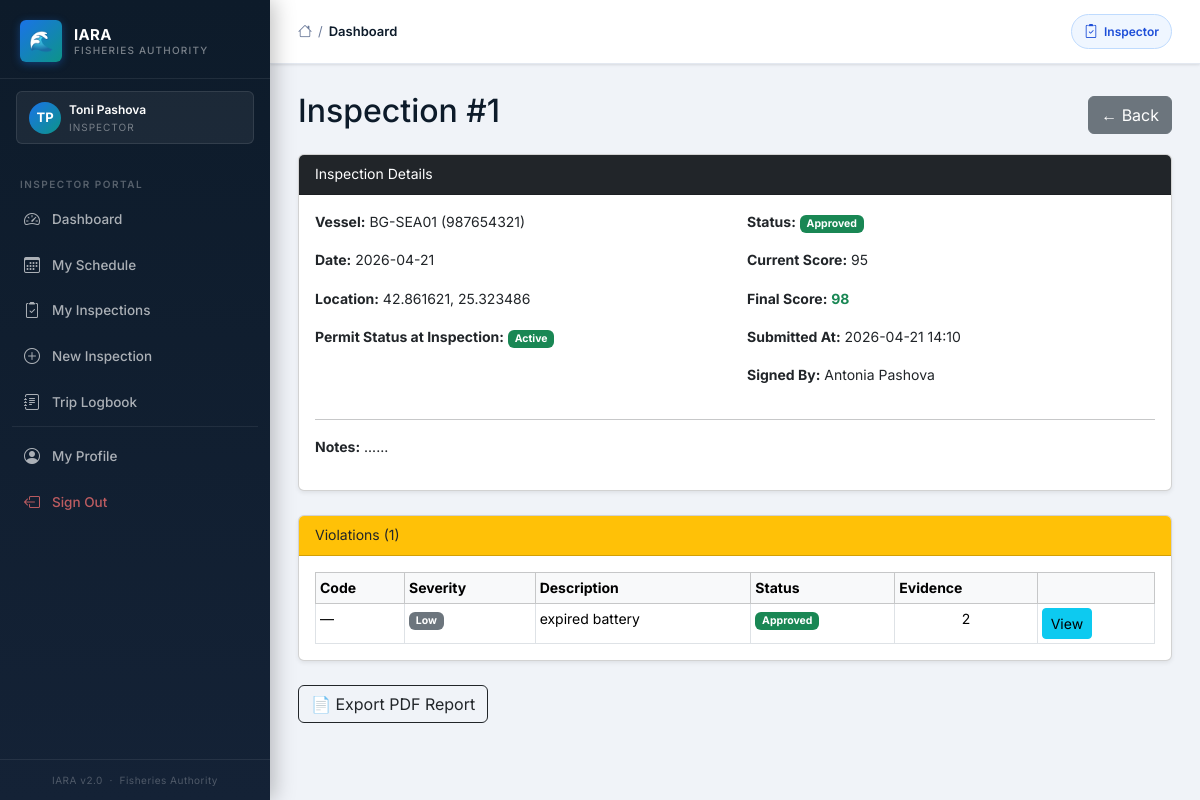
Page /inspections/1 (signed in) on the committed database.
### iara_app/models.py (models this page shows, shortened)
class User(UserMixin, db.Model):
    __tablename__ = "users"
    id = db.Column(db.Integer, primary_key=True)
    first_name = db.Column(db.String(50), nullable=False)
    last_name = db.Column(db.String(50), nullable=False)
    email = db.Column(db.String(120), unique=True, nullable=False)
    phone = db.Column(db.String(20), nullable=False)
    role = db.Column(db.String(50), nullable=False)
    password_hash = db.Column(db.String(128), nullable=False)
    vessel_registration = db.Column(db.String(50))
    fishing_permit_number = db.Column(db.String(50))
    inspector_id = db.Column(db.Integer, db.ForeignKey("users.id"), nullable=True)
    id_number = db.Column(db.String(50))
    age_category = db.Column(db.String(20))
    created_at = db.Column(db.DateTime, default=datetime.utcnow)
    is_active = db.Column(db.Boolean, default=True)
    reset_token       = db.Column(db.String(100), nullable=True)
    reset_token_expiry = db.Column(db.DateTime, nullable=True)
    failed_logins   = db.Column(db.Integer, default=0)
    locked_until    = db.Column(db.DateTime, nullable=True)
    inspections = db.relationship("Inspection", foreign_keys="Inspection.inspector_id", backref="inspector", lazy=True)
    scheduled_inspections = db.relationship("ScheduledInspection", foreign_keys="ScheduledInspection.inspector_id", backref="assigned_inspector", lazy=True)
    created_scheduled_inspections = db.relationship("ScheduledInspection", foreign_keys="ScheduledInspection.created_by_id", backref="created_by_user", lazy=True)
    audit_logs = db.relationship("AuditLog", foreign_keys="AuditLog.user_id", backref="user", lazy=True)

class Inspection(db.Model):
    __tablename__ = "inspection"
    id = db.Column(db.Integer, primary_key=True)
    vessel_id = db.Column(db.Integer, db.ForeignKey("vessel.id"), nullable=False)
    inspector_id = db.Column(db.Integer, db.ForeignKey("users.id"), nullable=False)
    date = db.Column(db.Date)
    location = db.Column(db.String(255))
    notes = db.Column(db.Text)
    permit_status_snapshot = db.Column(db.String(50))
    score = db.Column(db.Integer, default=100)
    final_score = db.Column(db.Integer)
    status = db.Column(db.String(20), default="draft")
    inspector_signature = db.Column(db.String(255))
    submitted_at = db.Column(db.DateTime)
    approved_at = db.Column(db.DateTime)
    rejected_at = db.Column(db.DateTime)
    violations = db.relationship("Violation", backref="inspection", lazy=True,
                                  cascade="all, delete-orphan")

class Vessel(db.Model):
    __tablename__ = "vessel"
    id = db.Column(db.Integer, primary_key=True)
    international_number = db.Column(db.String(50), nullable=False, unique=True)
    call_sign            = db.Column(db.String(50), nullable=False)
    marking              = db.Column(db.String(50), nullable=False)
    name_bg = db.Column(db.String(150))
    name_en = db.Column(db.String(150))
    port_registration = db.Column(db.String(100))
    registration_date = db.Column(db.Date)
    status = db.Column(db.String(20), nullable=False, default=VesselStatus.ACTIVE.value)
    length        = db.Column(db.Float, nullable=False)
    width         = db.Column(db.Float, nullable=False)
    gross_tonnage = db.Column(db.Float)
    engine_power  = db.Column(db.Integer, nullable=False)
    owner_name   = db.Column(db.String(100), nullable=False)
    owner_egn    = db.Column(db.String(20))
    captain_name = db.Column(db.String(100), nullable=False)
    created_at = db.Column(db.DateTime, default=datetime.utcnow)
    permits              = db.relationship("Permit", backref="vessel", lazy=True)
    inspections          = db.relationship("Inspection", backref="vessel", lazy=True)
    scheduled_inspections = db.relationship("ScheduledInspection", backref="vessel", lazy=True)
    documents            = db.relationship("VesselDocument", backref="vessel", lazy=True, cascade="all, delete-orphan")
    photos               = db.relationship("VesselPhoto", backref="vessel", lazy=True, cascade="all, delete-orphan")
    ownership_history    = db.relationship("VesselOwnershipHistory", backref="vessel", lazy=True, cascade="all, delete-orphan")
    fishing_trips        = db.relationship("FishingTrip", backref="vessel", lazy=True)

class Violation(db.Model):
    __tablename__ = "violation"
    id = db.Column(db.Integer, primary_key=True)
    inspection_id = db.Column(
        db.Integer,
        db.ForeignKey("inspection.id"),
        nullable=False
    )
    violation_code_id = db.Column(
        db.Integer,
        db.ForeignKey("violation_codes.id")
    )
    severity = db.Column(db.String(20))
    description = db.Column(db.Text)
    created_at = db.Column(db.DateTime, default=datetime.utcnow)
    status = db.Column(db.String(20), default="open")
    resolution_notes = db.Column(db.Text)
    resolved_at = db.Column(db.DateTime)
    evidence = db.relationship("Evidence", backref="violation", lazy=True,
                                cascade="all, delete-orphan")

### iara_app/routes/inspector.py (the view)
@bp.route("/inspections/<int:inspection_id>")
@login_required
def inspection_details(inspection_id):
    if current_user.role not in ["inspector", "administrator"]:
        abort(403)
    if not current_user.is_active:
        abort(403)
    inspection = db.get_or_404(Inspection, inspection_id)
    if current_user.role == "inspector" and inspection.inspector_id != current_user.id:
        abort(403)
    return render_template("inspections/details.html", inspection=inspection)

### iara_app/__init__.py (called while the page is built)
def create_app():
    app = Flask(__name__)
    app.config.from_object(Config)
    db.init_app(app)
    login_manager.init_app(app)
    migrate.init_app(app, db)
    csrf.init_app(app)
    from .models import User
    @login_manager.user_loader
    def load_user(user_id):
        user = db.session.get(User, int(user_id))   # SQLAlchemy 2.x style
        if user is None:
            return None
        if not user.is_active:
            return None
        return user
    from .routes import register_blueprints
    register_blueprints(app)
    scheduler.init_app(app)
    scheduler.start()
    scheduler.add_job(
        id="expire_permits_daily",
        func=expire_old_permits,
        trigger="interval",
        days=1
    )
    return app

### iara_app/templates/inspections/details.html (shortened to what this page needs)
{% extends "layout/base.html" %}
{% block content %}
<div class="d-flex justify-content-between align-items-center mb-3">
    <h2>Inspection #{{ inspection.id }}</h2>
    <a href="{{ url_for('inspector.inspections_list') }}" class="btn btn-secondary">← Back</a>
</div>
<div class="card mb-4 shadow-sm">
    <div class="card-header bg-dark text-white">Inspection Details</div>
    <div class="card-body">
        <div class="row">
            <div class="col-md-6">
                <p><strong>Vessel:</strong> {{ inspection.vessel.call_sign }} ({{ inspection.vessel.international_number }})</p>
                <p><strong>Date:</strong> {{ inspection.date }}</p>
                <p><strong>Location:</strong> {{ inspection.location }}</p>
                <p><strong>Permit Status at Inspection:</strong>
                    {% if inspection.permit_status_snapshot == "Active" %}
                        <span class="badge bg-success">{{ inspection.permit_status_snapshot }}</span>
                    {% elif inspection.permit_status_snapshot == "Expired" %}
                        <span class="badge bg-danger">{{ inspection.permit_status_snapshot }}</span>
                    {% elif inspection.permit_status_snapshot == "No Permit" %}
                        <span class="badge bg-dark">No Permit</span>
                    {% else %}
                        <span class="badge bg-warning text-dark">{{ inspection.permit_status_snapshot }}</span>
                    {% endif %}
                </p>
            </div>
            <div class="col-md-6">
                <p><strong>Status:</strong>
                    {% if inspection.status == "draft" %}
                        <span class="badge bg-secondary">Draft</span>
                    {% elif inspection.status == "submitted" %}
                        <span class="badge bg-primary">Submitted</span>
                    {% elif inspection.status == "approved" %}
                        <span class="badge bg-success">Approved</span>
                    {% elif inspection.status == "rejected" %}
                        <span class="badge bg-danger">Rejected</span>
                    {% endif %}
                </p>
                <p><strong>Current Score:</strong> {{ inspection.score }}</p>
                {% if inspection.final_score is not none %}
                <p><strong>Final Score:</strong> <strong class="text-success">{{ inspection.final_score }}</strong></p>
                {% endif %}
                {% if inspection.submitted_at %}
                <p><strong>Submitted At:</strong> {{ inspection.submitted_at.strftime('%Y-%m-%d %H:%M') }}</p>
                {% endif %}
                {% if inspection.inspector_signature %}
                <p><strong>Signed By:</strong> {{ inspection.inspector_signature }}</p>
                {% endif %}
            </div>
        </div>
        {% if inspection.notes %}
        <hr>
        <p><strong>Notes:</strong> {{ inspection.notes }}</p>
        {% endif %}
    </div>
</div>
<div class="card mb-4 shadow-sm">
    <div class="card-header bg-warning text-dark d-flex justify-content-between align-items-center">
        <span>Violations ({{ inspection.violations | length }})</span>
    </div>
    <div class="card-body">
        {% if inspection.violations %}
        <table class="table table-sm table-bordered mb-0">
            <thead class="table-light">
                <tr>
                    <th>Code</th>
                    <th>Severity</th>
                    <th>Description</th>
                    <th>Status</th>
                    <th>Evidence</th>
                    <th></th>
                </tr>
            </thead>
            <tbody>
                {% for v in inspection.violations %}
                <tr>
                    <td>{{ v.violation_code.code if v.violation_code else "—" }}</td>
                    <td>
                        {% if v.severity == "Critical" %}<span class="badge bg-danger">Critical</span>
                        {% elif v.severity == "High" %}<span class="badge bg-orange" style="background:#fd7e14">High</span>
                        {% elif v.severity == "Medium" %}<span class="badge bg-warning text-dark">Medium</span>
                        {% else %}<span class="badge bg-secondary">Low</span>
                        {% endif %}
                    </td>
                    <td>{{ v.description or "—" }}</td>
                    <td>
                        {% if v.status == "open" %}<span class="badge bg-danger">Open</span>
                        {% elif v.status == "corrected" %}<span class="badge bg-warning text-dark">Corrected</span>
                        {% elif v.status == "approved" %}<span class="badge bg-success">Approved</span>
                        {% elif v.status == "rejected" %}<span class="badge bg-secondary">Rejected</span>
                        {% endif %}
                    </td>
                    <td class="text-center">{{ v.evidence | length }}</td>
                    <td>
                        <a href="{{ url_for('inspector.violation_details', violation_id=v.id) }}"
                           class="btn btn-sm btn-info">View</a>
                    </td>
                </tr>
                {% endfor %}
            </tbody>
        </table>
        {% else %}
        <p class="text-muted mb-0">No violations recorded.</p>
        {% endif %}
    </div>
</div>
<div class="d-flex gap-2">
    {% if inspection.status in ["submitted", "approved"] %}
    <a href="{{ url_for('inspector.export_inspection_pdf', inspection_id=inspection.id) }}"
       class="btn btn-outline-dark" target="_blank">📄 Export PDF Report</a>
    {% endif %}
</div>
{% endblock %}

### iara_app/templates/layout/base.html (shortened to what this page needs)
<!DOCTYPE html>
<html lang="en">
<head>
  <link href="https://cdn.jsdelivr.net/npm/bootstrap@5.3.2/dist/css/bootstrap.min.css" rel="stylesheet">
  <link rel="stylesheet" href="https://cdn.jsdelivr.net/npm/bootstrap-icons@1.11.3/font/bootstrap-icons.min.css">
  <link rel="stylesheet" href="{{ url_for('static', filename='css/iara_theme.css') }}">
</head>
<body>
  {% if current_user.is_authenticated %}
  <aside class="iara-sidebar">
    <a class="sidebar-brand" href="#">
      <div class="sidebar-brand-icon">🌊</div>
      <div class="sidebar-brand-text">
        <div class="sidebar-brand-name">IARA</div>
        <div class="sidebar-brand-sub">Fisheries Authority</div>
      </div>
    </a>
    <div class="sidebar-role-banner">
      <div class="sidebar-role-avatar">
        {{ current_user.first_name[0]|upper }}{{ current_user.last_name[0]|upper }}
      </div>
      <div>
        <div class="sidebar-role-name">{{ current_user.first_name }} {{ current_user.last_name }}</div>
        <div class="sidebar-role-label">
          {% if current_user.role == "administrator" %}Administrator
          {% elif current_user.role == "inspector" %}Inspector
          {% elif current_user.role == "fisherman" %}Fisherman
          {% else %}Amateur Fisher{% endif %}
        </div>
      </div>
    </div>
    <nav class="sidebar-nav">
      {% if current_user.role == "inspector" %}
      <div class="sidebar-section-label">Inspector Portal</div>
      <a href="{{ url_for('inspector.inspector_dashboard') }}"
        class="sidebar-link {% if request.endpoint == 'inspector.inspector_dashboard' %}active{% endif %}">
        <i class="bi bi-speedometer2"></i> Dashboard
      </a>
      <a href="{{ url_for('inspector.inspector_schedule') }}"
        class="sidebar-link {% if 'schedule' in request.endpoint %}active{% endif %}">
        <i class="bi bi-calendar3"></i> My Schedule
      </a>
      <a href="{{ url_for('inspector.inspections_list') }}"
        class="sidebar-link {% if request.endpoint == 'inspector.inspections_list' %}active{% endif %}">
        <i class="bi bi-clipboard2-check"></i> My Inspections
      </a>
      <a href="{{ url_for('inspector.create_inspection') }}"
        class="sidebar-link {% if request.endpoint == 'inspector.create_inspection' %}active{% endif %}">
        <i class="bi bi-plus-circle"></i> New Inspection
      </a>
      <a href="{{ url_for('trips.trips_list') }}"
        class="sidebar-link {% if 'trips' in request.endpoint %}active{% endif %}">
        <i class="bi bi-journal-text"></i> Trip Logbook
      </a>
      {% endif %}
      <div class="sidebar-divider" style="margin-top:auto;"></div>
      <a href="{{ url_for('auth.profile') }}"
        class="sidebar-link {% if request.endpoint == 'auth.profile' %}active{% endif %}">
        <i class="bi bi-person-circle"></i> My Profile
      </a>
      <a href="{{ url_for('auth.logout') }}" class="sidebar-link danger">
        <i class="bi bi-box-arrow-left"></i> Sign Out
      </a>
    </nav>
    <div class="sidebar-footer">
      IARA v2.0 &nbsp;·&nbsp; Fisheries Authority
    </div>
  </aside>
  {% endif %}
  <div class="iara-main" {% if not current_user.is_authenticated %}style="margin-left:0;" {% endif %}>
    <header class="iara-topbar">
      <div class="topbar-breadcrumb">
        <i class="bi bi-house" style="color:var(--text-secondary);font-size:14px;"></i>
        <span class="bc-sep">/</span>
        <span class="bc-current">{{ title if title else "Dashboard" }}</span>
      </div>
      <div class="topbar-actions">
        {% if current_user.is_authenticated %}
        {% if current_user.role == "administrator" %}
        <span class="topbar-badge">
          <i class="bi bi-shield-check"></i> Administrator
        </span>
        {% elif current_user.role == "inspector" %}
        <span class="topbar-badge" style="background:#eff6ff;border-color:#bfdbfe;color:#1d4ed8;">
          <i class="bi bi-clipboard2-check"></i> Inspector
        </span>
        {% elif current_user.role == "fisherman" %}
        <span class="topbar-badge" style="background:#f0fdf4;border-color:#bbf7d0;color:#15803d;">
          <i class="bi bi-water"></i> Fisherman
        </span>
        {% else %}
        <span class="topbar-badge" style="background:#fffbeb;border-color:#fde68a;color:#b45309;">
          <i class="bi bi-person"></i> Amateur
        </span>
        {% endif %}
        {% endif %}
      </div>
    </header>
    <main class="iara-content">
      {% block content %}{% endblock %}
    </main>
  </div>
</body>
</html>

### rows in the picture
User: first_name "T", last_name "P", first_name "Toni", last_name "Pashova"
Inspection: id "1", date "2026-04-21", location "42.861621, 25.323486", permit_status_snapshot "Active", score "95", final_score "98", submitted_at "2026-04-21 14:10", inspector_signature "Antonia Pashova", notes "......"
Vessel: vessel.call_sign "BG-SEA01", vessel.international_number "987654321"
Violation: violation_code "—", severity "Low", description "expired battery", status "Approved", evidence|length "2"

### other values in the picture
{{ title if title else "Dashboard" }} "Dashboard"
{{ inspection.violations | length }} "1"
